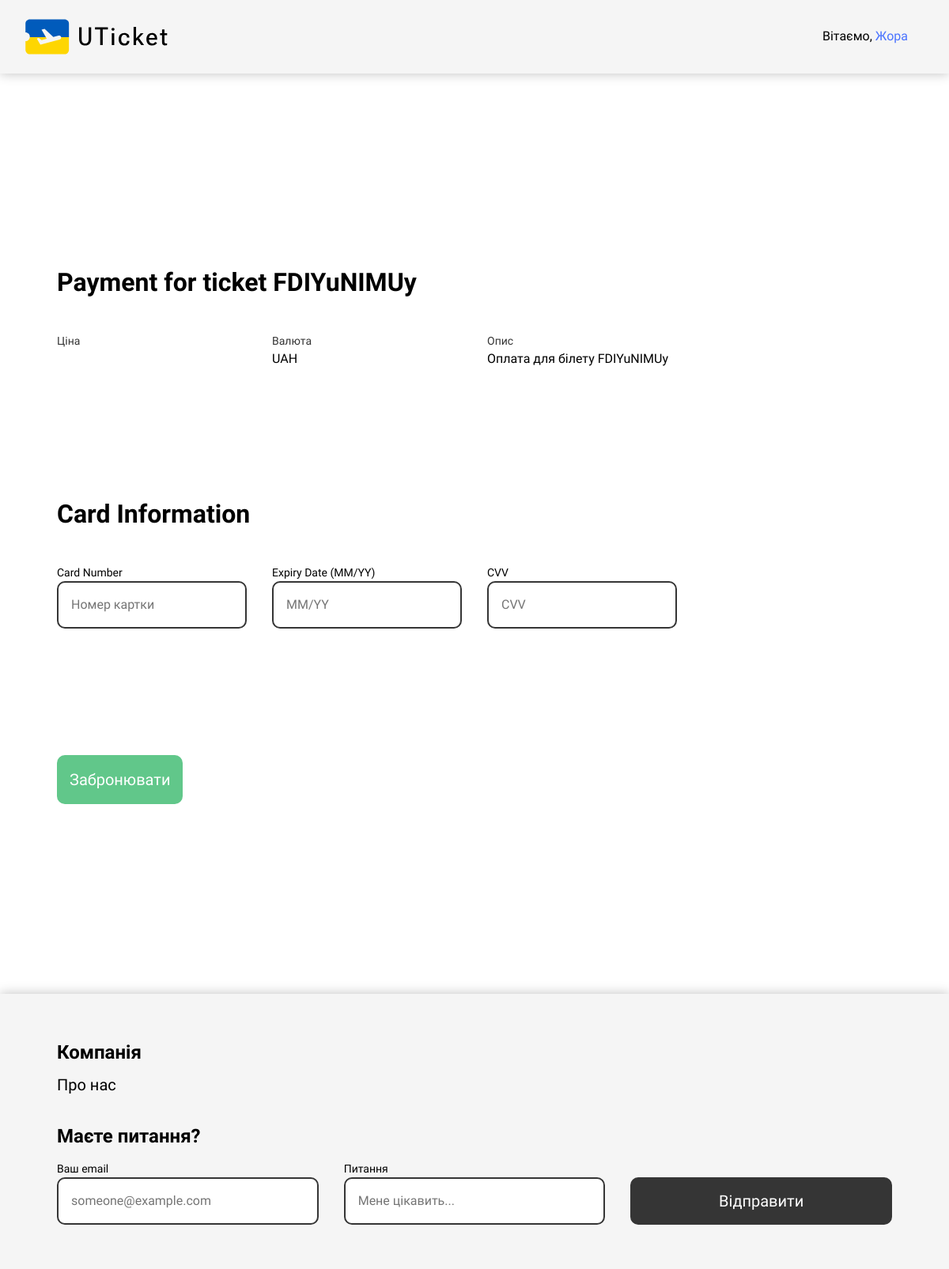
Before: /process_payment/1/ (signed in) with the older database file.
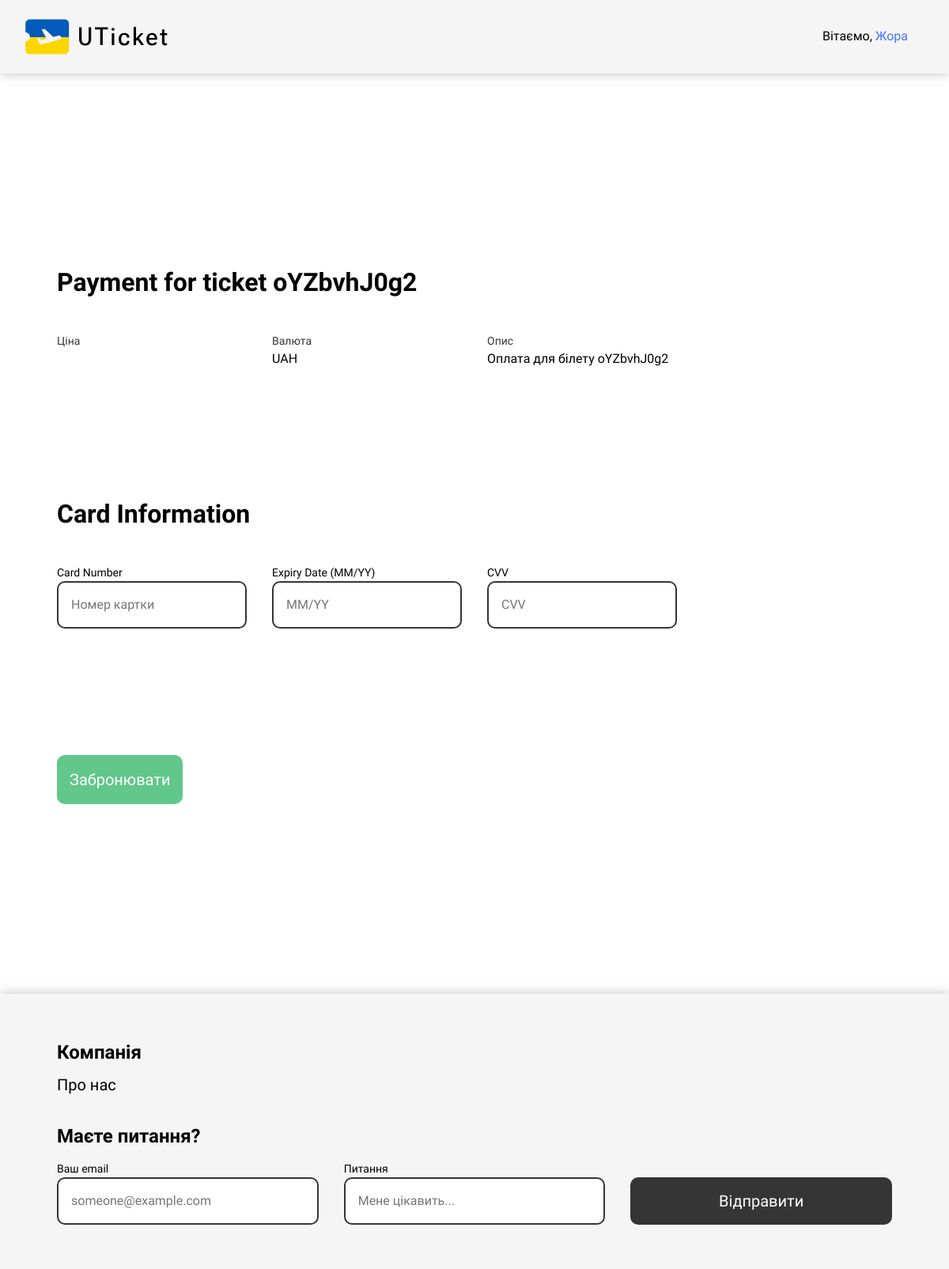
After: the same page with the newer database file.
### UTicket/models.py (models this page shows, shortened)
class NewUser(AbstractUser):
    username = None
    ''' Add email field as unique identifiers
    for authentication instead of usernames '''
    email = models.EmailField(__("email address"), unique=True)
    objects = CustomUserManager()
    USERNAME_FIELD = "email"
    REQUIRED_FIELDS = []

class Tickets(models.Model):
    city_of_departure = models.CharField(max_length=40)
    city_destination = models.CharField(max_length=40)
    departure_date = models.DateField()
    return_date = models.DateField(blank=True, null=True)
    plane_class = models.CharField(max_length=30)
    flight_departure = models.CharField(max_length=40)
    plane_place = models.CharField(max_length=30)
    first_name = models.CharField(max_length=40)
    second_name = models.CharField(max_length=40)
    date_of_birth = models.CharField(max_length=10)
    phone_number = models.CharField(max_length=20)
    ticket_number = models.CharField(max_length=10, unique=True, default=generate_short_ticket_id)
    email = models.ForeignKey(NewUser, on_delete=models.CASCADE)
    price = models.CharField(max_length=10)
    date = models.DateTimeField(auto_now_add=True)

### UTicket/views.py (the view)
# urls.py: path('process_payment/<int:ticket_id>/', views.process_payment, name='process_payment'),
@login_required(login_url='login_view')
def process_payment(request, ticket_id):
    ticket = get_object_or_404(Tickets, id=ticket_id)
    if request.method == "POST":
        form = PaymentForm(request.POST)
        if form.is_valid():
            payment = form.save(commit=False)
            payment.ticket = ticket
            payment.price = ticket.price
            payment.save()
            return redirect('payment_done', token=payment.token)
        else:
            print("Form is not valid")
            print(form.errors)
    else:
        form = PaymentForm(initial={
            'price': ticket.price,
            'currency': 'UAH',
            'description': f'Оплата для білету {ticket.ticket_number}',
        })
    return render(request, 'payment.html', {'form': form, 'ticket': ticket})

### UTicket/forms.py
class PaymentForm(forms.ModelForm):
    class Meta:
        model = Payment
        fields = ['price', 'currency', 'description']
    def __init__(self, *args, **kwargs):
        super(PaymentForm, self).__init__(*args, **kwargs)
        for field in self.fields.values():
            field.widget.attrs['readonly'] = 'readonly'

### UTicket/templates/payment.html (shortened to what this page needs)
{% extends 'base.html' %}
{% load static %}
{% block content %}
<section class="booking section">
    <form method="post" action="">
        <div class="form-chapter">
            <h1 class="chapter__title">Payment for ticket {{ ticket.ticket_number }}</h1>
            <div class="chapter__fields grid grid-template-columns-4">
                <div class="field chapter__field grid-field" tabindex="-1">
                    <p class="field-title">Ціна</p>
                </div>
                <div class="field chapter__field grid-field" tabindex="-1">
                    <p class="field-title">Валюта</p>
                    <p class="field-value">{{ form.currency.value }}</p>
                </div>
                <div class="field chapter__field grid-field" tabindex="-1">
                    <p class="field-title">Опис</p>
                    <p class="field-value">{{ form.description.value }}</p>
                </div>
            </div>
        </div>
        <div class="form-chapter">
            <h2 class="chapter__title">Card Information</h2>
            <div class="chapter__fields grid grid-template-columns-4">
                <div class="field chapter__field grid-field" tabindex="-1">
                    <p class="field__title"><label for="id_card_number">Card Number</label></p>
                    <input type="text" class="chapter__input input__container" placeholder="Номер картки" name="card_number" id="id_card_number">
                </div>
                <div class="field chapter__field grid-field" tabindex="-1">
                    <p class="field__title"><label for="id_card_expiry">Expiry Date (MM/YY)</label></p>
                    <input type="text" class="chapter__input input__container" placeholder="MM/YY" name="card_expiry" id="id_card_expiry">
                </div>
                <div class="field chapter__field grid-field" tabindex="-1">
                    <p class="field__title"><label for="id_card_cvv">CVV</label></p>
                    <input type="text" class="chapter__input input__container" placeholder="CVV" name="card_cvv" id="id_card_cvv">
                </div>
            </div>
        </div>
        <button class="form__submit button-fill button-green input__container" type="submit">Забронювати</button>
    </form>
</section>
{% endblock %}

### UTicket/templates/base.html (shortened to what this page needs)
<!DOCTYPE html>
<html lang="en">
<head>
   {% load static %}
   <link rel="stylesheet" href="{% static 'css/styles.css' %}">
   <link href="https://cdn.jsdelivr.net/npm/remixicon@3.5.0/fonts/remixicon.css" rel="stylesheet">
</head>
<body>
   <header class="header">
      <div class="header__container flex">
         <div class="header__logo">
            <a href="{% url 'index' %}">
               <img src="{% static 'imgs/logo.svg' %}" alt="">
            </a>
         </div>
         <nav class="header__menu">
            <ul class="menu__list flex" id="menu">
               {% if not request.user.is_authenticated %}
               <li class="menu__item">
                  <a href="{% url 'login_view' %}" class="menu__link input__container" id="login-trigger">Увійти</a>
               </li>
               <li class="menu__item">
                  <a href="{% url 'signup' %}" class="menu__link input__container"
                     id="signup-trigger">Зареєструватися</a>
               </li>
               {% elif request.user.is_authenticated %}
               <li class="menu__item">
                  <button class="menu__link input__container">Вітаємо, <span style="color: var(--clr-blue);">{{ request.user.first_name }}</span></button>
               </li>
               {% endif %}
            </ul>
         </nav>
      </div>
   </header>
   <main class="main">
      <div class="wrapper">
         {% block content %}
         {% endblock %}
      </div>
   </main>
   <footer class="footer">
      <div class="wrapper">
         <div class="footer__container">
            <nav class="footer__data grid grid-template-columns-3">
               <ul class="footer__links">
                  <h3 class="list__title">Компанія</h3>
                  <li>
                     <a href="" class="footer__link">Про нас</a>
                  </li>
               </ul>
            </nav>
            <form action="" class="footer__form">
               <h3 class="list__title">Маєте питання?</h3>
               <div class="footer__form__fields grid grid-template-columns-3">
                  <div class="form__field">
                     <p class="field__title">Ваш email</p>
                     <input type="text" class="input__container form__input" placeholder="someone@example.com">
                  </div>
                  <div class="form__field">
                     <p class="field__title">Питання</p>
                     <input type="text" class="input__container form__input" placeholder="Мене цікавить...">
                  </div>
                  <div class="form__field footer__submit">
                     <input type="submit" class=" input__container button-fill button-black form__button"
                        value="Відправити">
                  </div>
               </div>
            </form>
         </div>
      </div>
   </footer>
</body>
</html>

Changed rows visible on the page:
changed Tickets: ticket_number "FDIYuNIMUy" → "oYZbvhJ0g2"
Other visible differences:
text no longer shown: "Оплата для білету FDIYuNIMUy"
text now shown: "Оплата для білету oYZbvhJ0g2"
